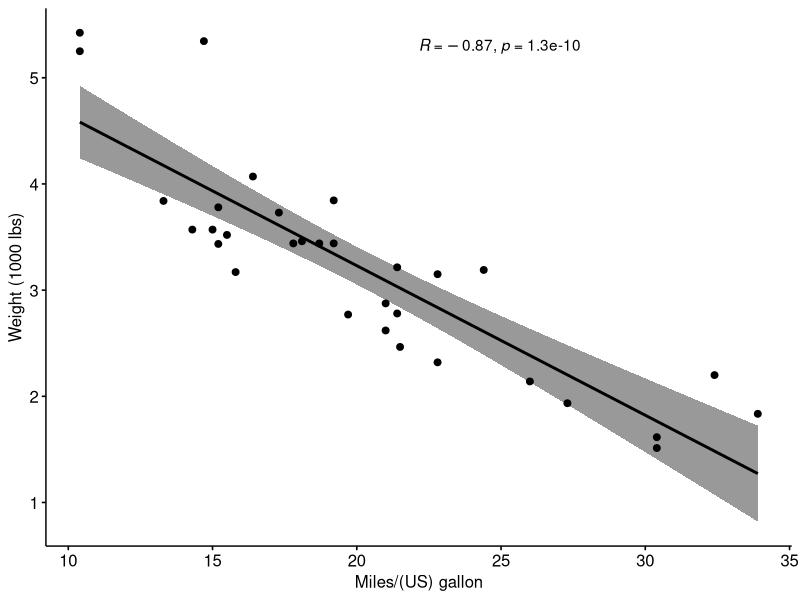

Recreate this plot in R.
library("ggpubr")

my_data <- mtcars

p <- ggscatter(my_data, x = "mpg", y = "wt", 
          add = "reg.line", conf.int = TRUE, 
          cor.coef = TRUE, cor.method = "pearson",
          cor.coeff.args = list(method = "pearson", label.x.npc = "middle", label.y.npc = "top"),
          xlab = "Miles/(US) gallon", ylab = "Weight (1000 lbs)")

png("./viz_out/pearsons.png", units="in", width=8.9, height=5, res=300)
p
dev.off()